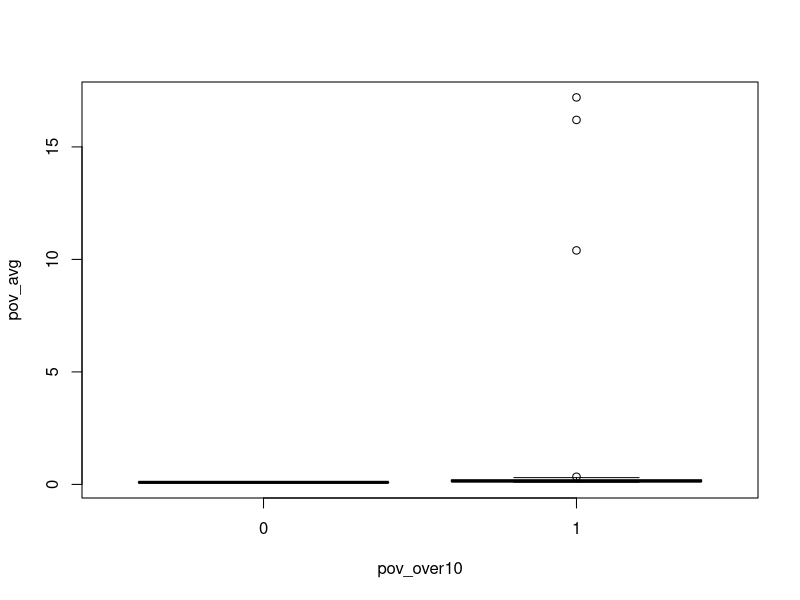
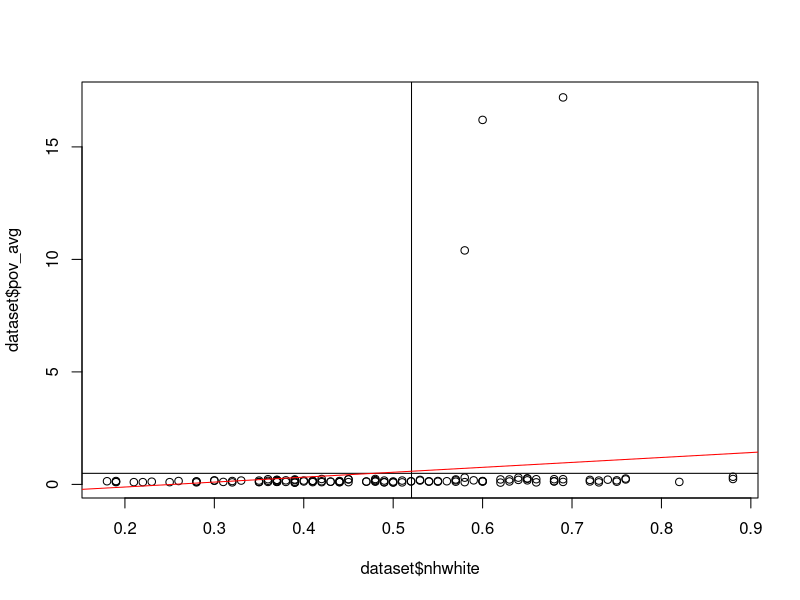
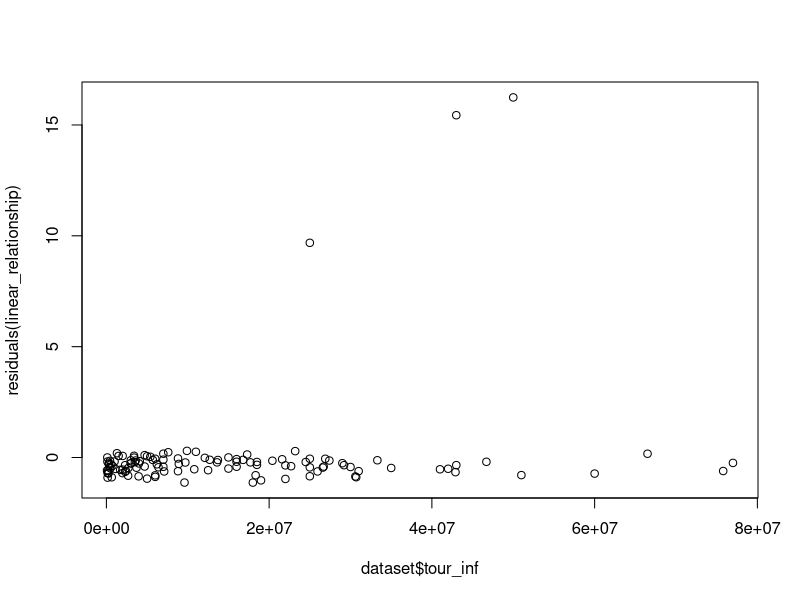
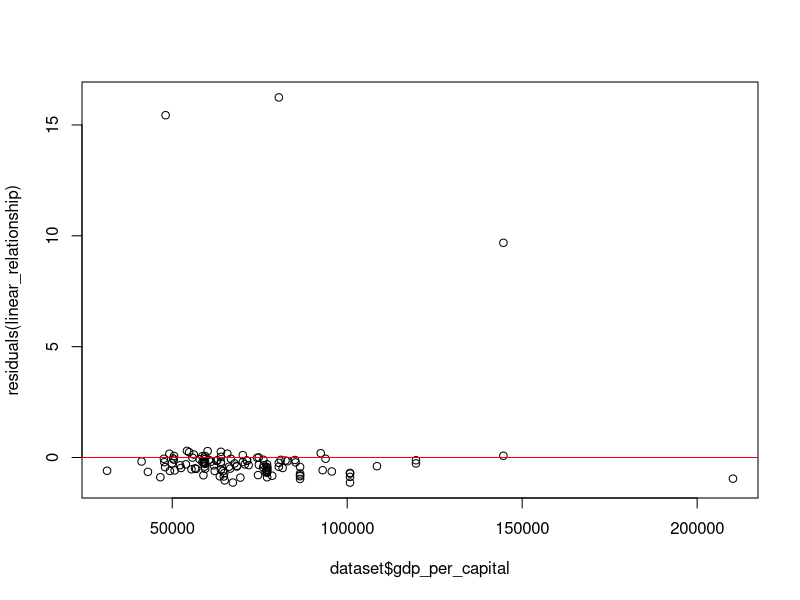

These figures' R source, in order:
## Load packages
# NOTE: Run base.R if these commands return an error!
library(readr)
library(dplyr)
library(ggplot2)
library(haven)
library(psych)

# set working directory
setwd("~/Desktop/STA_215")

# Load data 
library(readr)
dataset <- read_csv("raw_data.csv")
View(dataset)

##################################################################################
############### Table 1: descriptive statistics    ####################   
##################################################################################
table(dataset$basketball)
mean(dataset$basketball)
sd(dataset$basketball)

table(dataset$football)
mean(dataset$football)
sd(dataset$football)

table(dataset$pov_over10)
mean(dataset$pov_over10)
sd(dataset$pov_over10)

table(dataset$land_locked)
mean(dataset$land_locked)
sd(dataset$land_locked)

table(dataset$lon_trm)
mean(dataset$lon_trm)
sd(dataset$lon_trm)

table(dataset$pov_avg)
mean(dataset$pov_avg)
sd(dataset$pov_avg)

##################################################################################
#################### Figure 1: boxplot             ####################   
##################################################################################
anova <- aov(pov_avg ~ pov_over10, data = dataset)
summary(anova)
boxplot(pov_avg ~ pov_over10, data = dataset)

##################################################################################
####################   Figure 2: scatter plot             ####################   
##################################################################################
linear_plot <- plot(dataset$nhwhite, dataset$pov_avg)
print(linear_plot)
meany <- mean(dataset$pov_avg)
meanx <- mean(dataset$nhwhite)
abline(h = meanx, col = "black")
abline(v = meany, col = "black")
linear_relationship <- lm(pov_avg ~ nhwhite, data = dataset)
summary(linear_relationship)
abline(linear_relationship, col = "red")



##################################################################################
####################  Figure 3: residual plot                ####################   
##################################################################################
# Plot the residuals
plot(dataset$tour_inf, residuals(linear_relationship))
plot(dataset$gdp_per_capital, residuals(linear_relationship))

# Add a horizontal line at zero to indicate the baseline
abline(h = 0, col = "red")


##################################################################################
####################  Table 2: contingency table                ####################   
##################################################################################
table(dataset$pov_over10,dataset$land_locked)

chisq.test(table(dataset$pov_over10,dataset$land_locked))